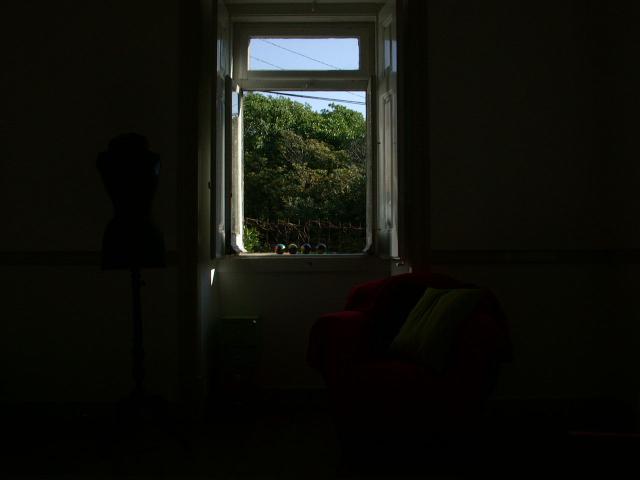
#> input picture les_2/room4.jpg, 1280 x 960 px (shown at 1/2 size)
$ python room.py
#> lines starting #> are read from the running program, lines starting #| are printed output that depends on the picture
import cv2 as cv
import numpy as np

names = np.array(['room4.jpg', 'room1.jpg', 'room2.jpg', 'room3.jpg'])
exposures = np.array([1/1000, 1/600, 1/200, 1/100], dtype= np.float32)*1000

images = []
for n in names:
    images.append(cv.imread(n))

response = cv.createCalibrateDebevec().process(images, exposures)

merge = cv.createMergeDebevec()
hdr = merge.process(images, exposures, response)
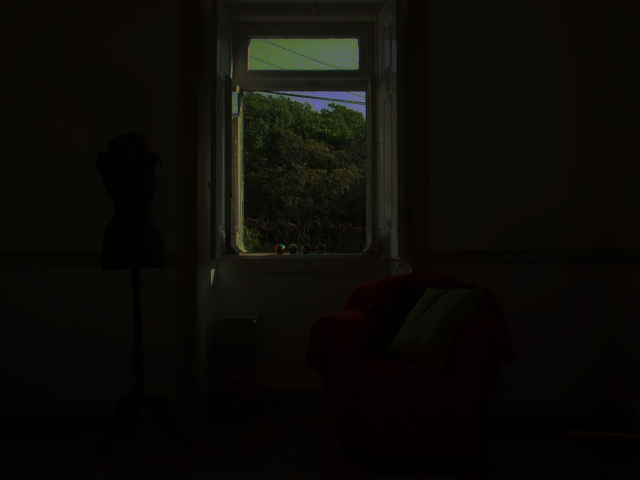
#> hdr: shape (960, 1280, 3) float32 (shown at 1/2 size); mean of channels 0, 1, 2 0.17, 0.25, 0.284; drawn with min black and max white

hdr = cv.resize(hdr, None, fx=0.5, fy=0.5)
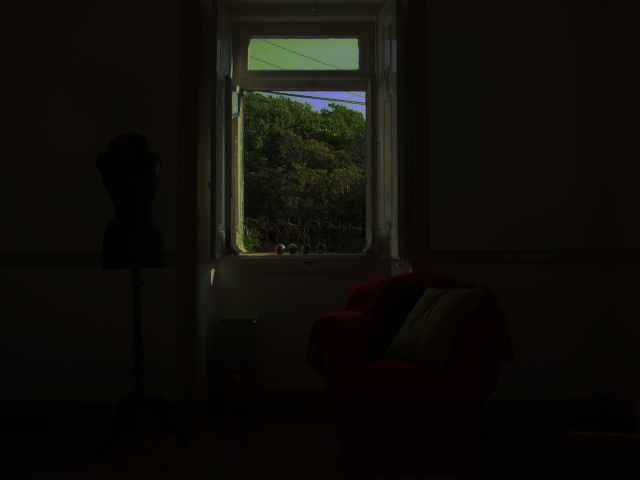
#> hdr: shape (480, 640, 3) float32; mean of channels 0, 1, 2 0.17, 0.25, 0.284; drawn with min black and max white
cv.imshow('room', hdr)
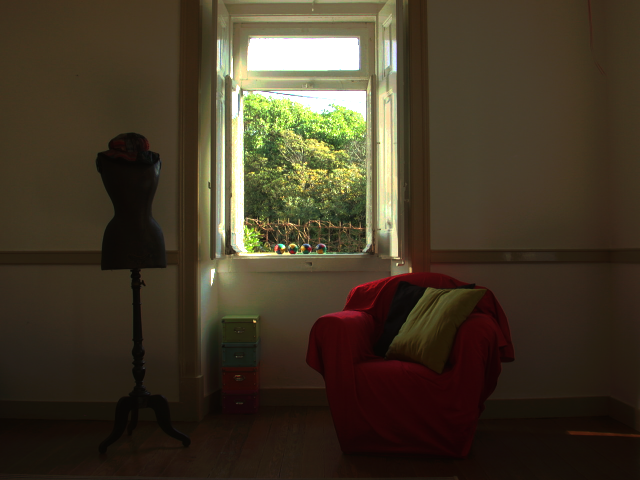
#> window 'room': shape (480, 640, 3); mean B, G, R 39.3, 57, 67.5
cv.waitKey(2000)
cv.destroyAllWindows()
